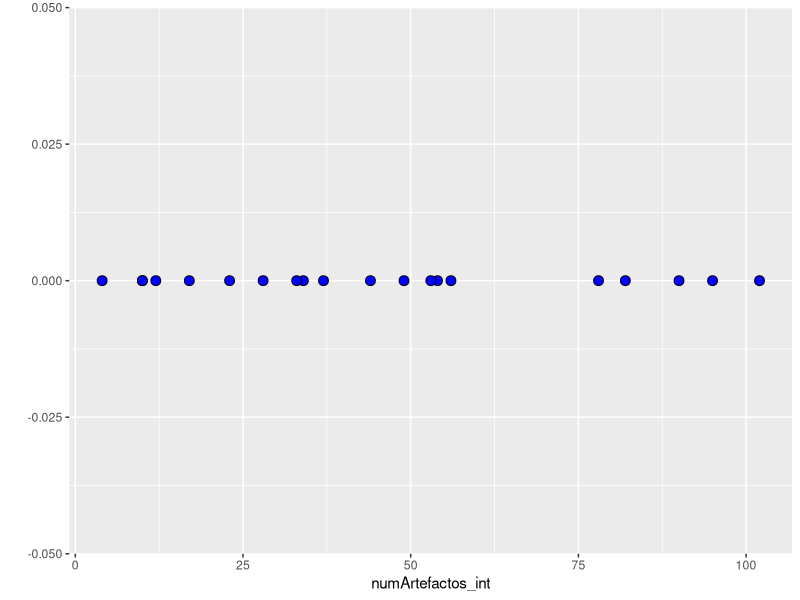

This chart was generated by the following R code:
#EJERCICIO 1
numArtefactos = c(17, 54, 10, 34, 90, 33, 49, 82, 12, 23, 56, 78, 44, 102, 10, 53, 4, 28, 37, 95)
#EJERCICIO 2
numArtefactos_int = as.integer(numArtefactos)
mean(numArtefactos_int)
#EJERCICIO 3
median(numArtefactos_int)
#es el número medio en el conjunto (después de ser ordenados los numeros de mayor a menor), 
#EJERCICIO 4
mode(numArtefactos_int) #No devuelve la moda
tabulate(numArtefactos_int, nbins = 102)
match(10, numArtefactos_int)
vector1 = c(5,2,4,3,1)
vector2 = c(1,2,3,4,5)
match(vector2, vector1)

moda <-function(x){
  u = unique(x)
  tab = tabulate(match(x, u))
  u[tab == max(tab)]
}
moda(numArtefactos_int)
#EJERCICIO 5
frecuencias = table(numArtefactos_int)
frecuencias.ordenadas = frecuencias[order(frecuencias, decreasing=TRUE)]
frecuencias.ordenadas
#EJERCICIO 6
quantile(numArtefactos_int)
#EJERCICIO 7
IQR(numArtefactos_int) #El rango intercuartílico es 40
#EJERCICIO 8
rango_artefactos <- range(numArtefactos_int) #El rango de artefactos es 4 102
#EJERCICIO 9
var(numArtefactos_int) #La varianza es 927.1026.
#EJERCICIO 10
sd(numArtefactos_int)
sqrt(var(numArtefactos_int)) #La desviación estándar es 30.44836
#EJERCICIO 11
#La desviación estandar se usa más en Estadística que la varianza, ya que está expresada en las mismas unidades que la variable, mientras que la varianza está expressada en unidades cuadradas.
#EJERCICIO 12
numArtefactos<- c(17, 54, 10, 34, 90, 33, 49, 82, 12, 23, 56, 78, 44, 102, 10, 53, 4, 28, 37, 95)
numArtefactos_int <- as.integer(numArtefactos)

library(ggplot2)
ggplot(data.frame(numArtefactos_int), aes(x=numArtefactos_int, y=0)) + 
  geom_point(size=3, shape=21, fill="blue", color="black") +
  ylab("")
install.packages("ggplot2")
#EJERCICIO 13
vector3 = c(21, 45, 33, 98, 34, 90, 67, 87, 45, 11, 73, 38, 28, 15, 50, 57, 12, 87, 29, 1)
#EJERCICIO 14
coefVariacion_na <- sd(numArtefactos)/mean(numArtefactos)
 coefVariacion_na
 #[1] 0.6684602
 coefVariacion_v3 <- sd(vector3)/mean(vector3)
 coefVariacion_v3
 #[1] 0.6359067
 
 coefVariacion_na2 <- IQR(numArtefactos)/mean(numArtefactos)
 coefVariacion_na2
 #[1] 0.8781559
 
 coefVariacion_v32 <- IQR(vector3)/mean(vector3)
  coefVariacion_v32
 #[1] 0.917481
  
  #Función 1
  #Calculando coeficiente de variación para numArtefactos_int
  coefVariacion_na <- sd(numArtefactos)/mean(numArtefactos)
  coefVariacion_na

    #Calculando coeficiente de variación para vector3
    coefVariacion_v3 <- sd(vector3)/mean(vector3)
  coefVariacion_v3

    #Función 2
    #Calculando coeficiente de variación para numArtefactos_int
    coefVariacion_na2 <- IQR(numArtefactos)/mean(numArtefactos)
  coefVariacion_na2
  #Calculando coeficiente de variación para vector3
  coefVariacion_v32 <- IQR(vector3)/mean(vector3)
  coefVariacion_v32
#EJERCICIO 15
  
#EJERCICIO 16
  
coeficiente_asimetria <- (mean(vector3) - median(vector3)) / sd(vector3)
coeficiente_asimetria
#[1] 0.1553776

#Parte 2: 
  #Distribucioon de Asimetria Positiva 
vector1 <- c(2,3,4,5,6,7,8,9,10,11,12,13,14,15,16,17,18,19,20,150)
coeficiente_asimetria <- (mean(vector1) - median(vector1)) / sd(vector1)
coeficiente_asimetria
#[1] 0.2043709

#Distribución con asimetría negativa:
vector2 <- c(150,20,19,18,17,16,15,14,13,12,11,10,9,8,7,6,5,4,3,2)
coeficiente_asimetria <- (mean(vector2) - median(vector2)) / sd(vector2)
coeficiente_asimetria
#[1] 0.2043709

#Distribución simétrica:
 vector4 <- c(2,3,4,5,6,7,8,9,10,11,12,13,14,15,16,17,18,19,20,20)
 coeficiente_asimetria <- (mean(vector4) - median(vector4)) / sd(vector4)
coeficiente_asimetria
#[1] -0.008568631

#EJERCICIO 17

library(e1071)
skewness(vector3)
#[1] 0.3138528